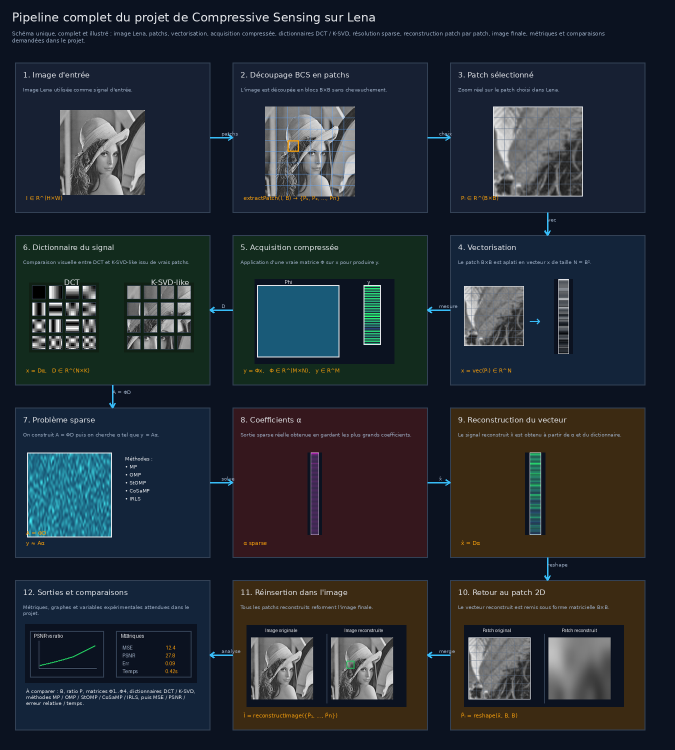
#> input picture frontend/Assets/pipeline_complet.png, 1350 x 1500 px (shown at 1/2 size); its folder holds only this picture in this run
$ python -i utils.py   (imports and definitions only)
#> lines starting #> are read from the running program, lines starting #| are printed output that depends on the picture
from __future__ import annotations

import io
import os
import platform
import subprocess
import sys
import tkinter as tk
from pathlib import Path
from typing import Any, Iterable

import matplotlib

# [1 line not run here, left out]

import numpy as np
from PIL import Image, ImageTk
from matplotlib.figure import Figure

# --- Quatre familles de matrices Φ (alias internes uniform, bernoulli_*, gaussian) ---
PHI_COURS_KEYS: tuple[str, ...] = ("phi1", "phi2", "phi3", "phi4")

PHI_COURS_DETAIL: dict[str, str] = {
    "phi1": "Uniforme U(0,1), colonnes normalisées 1/√M — Φ₁",
    "phi2": "Bernoulli {−1, +1}, 1/√M — Φ₂",
    "phi3": "Bernoulli {0, 1}, 1/√M — Φ₃",
    "phi4": "Gaussienne N(0,1), 1/√M — Φ₄",
}

# Libellés courts pour boutons radio
PHI_COURS_RADIO_LABELS: dict[str, str] = {
    "phi1": "Φ₁ — U(0,1)/√M",
    "phi2": "Φ₂ — Bernoulli ±1 / √M",
    "phi3": "Φ₃ — Bernoulli {0,1} / √M",
    "phi4": "Φ₄ — Gaussienne / √M",
}

# Libellés courts pour légendes (M, μ, Φ)
PHI_SHORT_LABEL: dict[str, str] = {"phi1": "Φ₁", "phi2": "Φ₂", "phi3": "Φ₃", "phi4": "Φ₄"}

PHI_MEASUREMENT_MODES: tuple[str, ...] = PHI_COURS_KEYS

# Toutes les clés reconnues par le backend (saisie manuelle / anciens projets)
DICTIONARY_TYPES_ALL: tuple[str, ...] = ("dct", "mixte", "ksvd", "ksvd_dct", "ksvd_mixte", "ksvd_random")

DICTIONARY_UI_LABELS: dict[str, str] = {
    "dct": "DCT seule — base 2D fixe (aucun apprentissage)",
    "mixte": "Mixte — moitié DCT + moitié colonnes tirées des patchs de l’image",
    "ksvd": "K-SVD — init. aléatoire (colonnes patchs), puis itérations",
    "ksvd_dct": "K-SVD — initialisation DCT tronquée puis itérations sur les patchs",
    "ksvd_mixte": "K-SVD — initialisation mixte (DCT+patchs) puis itérations sur les patchs",
    "ksvd_random": "K-SVD (init. aléatoire, alias)",
}

# Choix proposés dans l’IHM (alignés sur ``Tratement_Image`` : dct, mixte, ksvd, ksvd_dct, ksvd_mixte)
DICTIONARY_TYPES_UI: tuple[str, ...] = ("dct", "mixte", "ksvd", "ksvd_dct", "ksvd_mixte")

DICTIONARY_COMBO_TEXT: list[str] = [f"{k} — {DICTIONARY_UI_LABELS[k]}" for k in DICTIONARY_TYPES_UI]
DICTIONARY_COMBO_TO_KEY: dict[str, str] = {f"{k} — {DICTIONARY_UI_LABELS[k]}": k for k in DICTIONARY_TYPES_UI}


def dictionary_key_from_combo_selection(text: str) -> str:
    t = text.strip()
    return DICTIONARY_COMBO_TO_KEY.get(t, t.split(" — ", 1)[0].strip() if " — " in t else t)

# Huit méthodes du sujet — « IRLS » uniquement (le code accepte aussi irls_lp / irls_p comme alias identiques)
SOLVER_UI_CHOICES: tuple[tuple[str, str], ...] = (
    ("mp", "MP"),
    ("omp", "OMP"),
    ("stomp", "StOMP"),
    ("cosamp", "CoSaMP"),
    ("irls", "IRLS"),
    ("bp", "BP"),
    ("lp", "LP"),
    ("lasso", "LASSO"),
)

SOLVER_METHOD_IDS: tuple[str, ...] = tuple(k for k, _ in SOLVER_UI_CHOICES)
SOLVER_DISPLAY: dict[str, str] = dict(SOLVER_UI_CHOICES)


def solver_checkbox_caption(method_id: str) -> str:
    return SOLVER_DISPLAY.get(method_id, method_id.upper())


# Textes d’aide courts (IHM — pas de fichier supplémentaire)
UI_HELP_PHI_BLOC = (
    "Φ₁ à Φ₄ sont les quatre familles de matrices de mesure prévues dans ce projet. "
    "Chaque bouton correspond à une seule famille."
)

UI_HELP_RATIO_M = (
    "Ratio : part de mesures par patch (ex. 0,25 ou 25 pour 25 %). "
    "Si vous remplissez M, ce nombre de lignes de Φ prime sur le ratio."
)

UI_HELP_METHODS_BLOC = (
    "MP / OMP / StOMP / CoSaMP : poursuites parcimonieuses classiques. "
    "IRLS = repondérage itéré (ℓp). "
    "Ce n’est pas « LP » : LP = programmation linéaire (autre algorithme). "
    "BP = Basis Pursuit ; LASSO = pénalisation ℓ1."
)

UI_HELP_DICT_BLOC = (
    "Les 5 choix sont tous utiles selon ce que vous voulez montrer : "
    "(1) DCT seule — référence rapide, pas d’apprentissage, idéal baseline. "
    "(2) Mixte — DCT + vrais patchs sans itérer K-SVD : bon compromis « structure + données ». "
    "(3) K-SVD init. aléatoire — dico appris from scratch sur les patchs (plus lent, très démo apprentissage). "
    "(4) K-SVD depuis DCT — même apprentissage mais départ stable (souvent meilleur que l’aléatoire). "
    "(5) K-SVD depuis mixte — départ riche ; utile pour comparer initialisations dans le rapport. "
    "K-SVD = `learn_ksvd_full` ; itérations > 0 indispensables pour un vrai apprentissage (sinon défaut interne si mode ksvd*)."
)

UI_HELP_DICT_COMBO_LINES = (
    "1. DCT seule — baseline cours, aucun coût K-SVD.\n"
    "2. Mixte — moitié DCT + moitié colonnes de patchs (fixe, sans boucle K-SVD).\n"
    "3. K-SVD (aléatoire) — apprentissage complet, init. par patchs tirés.\n"
    "4. K-SVD (depuis DCT) — apprentissage avec init. DCT tronquée.\n"
    "5. K-SVD (depuis mixte) — apprentissage avec init. mixte DCT+patchs."
)

UI_HELP_EMPREINTE_RESULTS = (
    "Estimation à partir du temps d’exécution, d’une puissance PC supposée et d’un facteur g CO₂eq/kWh. "
    "Utile pour comparer deux essais et pour le volet « sensibilisation » du rapport — pas un bilan carbone audité."
)


# [87 lines left out: functions format_empreinte_pour_ui, format_stockage_bcs_pour_ui, clear_ttk_label_image, ensure_project_root, array_to_photo, not called in this run]


def path_to_photo(path: str | os.PathLike[str], max_size: tuple[int, int] = (320, 320)) -> ImageTk.PhotoImage:
#> called with path = 'Assets/pipeline_complet.png', max_size = (320, 320)
    image = Image.open(path)
#> image is the input picture: PIL image 1350x1500 RGB; mean R, G, B 36.5, 43, 50.7
    # RGB/RGBA/grayscale → RGB pour PhotoImage (évite affichage vide avec certains thèmes ttk)
    if image.mode == "RGBA":
        bg = Image.new("RGB", image.size, (255, 255, 255))
        bg.paste(image, mask=image.split()[3])
        image = bg
    elif image.mode == "L":
        image = image.convert("RGB")
    elif image.mode not in ("RGB",):
        image = image.convert("RGB")
    image.thumbnail(max_size, Image.Resampling.LANCZOS)
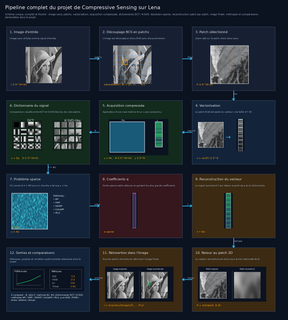
#> image: PIL image 288x320 RGB; mean R, G, B 36.5, 43.1, 50.7
    return ImageTk.PhotoImage(image)


# [547 lines left out: functions figure_to_photo, parse_float_list, parse_int, parse_float, latest_subdir, open_path and 8 more, not called in this run]

>>> result = path_to_photo('Assets/pipeline_complet.png')
